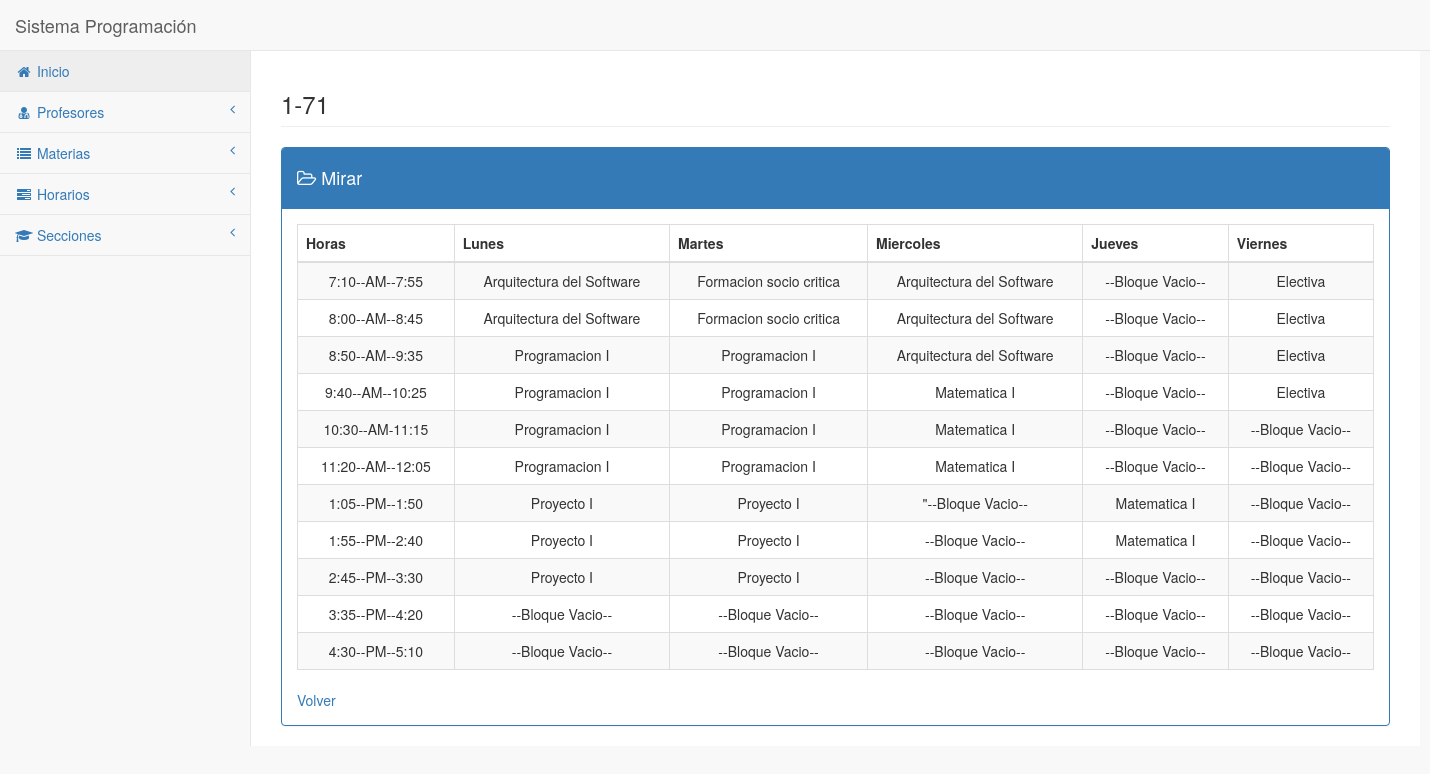
Screenshot of /HorarioDetailView/8/ with the database file from the repository.
### PNFI/models.py (models this page shows, shortened)
class Horarios(models.Model):
    Horaio_id = models.AutoField(primary_key=True)
    Cod_Horario = models.ForeignKey('Seccion', on_delete=models.CASCADE, related_name= 'Cod_Horario')
    B1_Lunes =  models.ForeignKey('Materia', on_delete=models.CASCADE, related_name='B1_Lunes', blank=True, null=True)
    B2_Lunes =  models.ForeignKey('Materia', on_delete=models.CASCADE, related_name='B2_Lunes', blank=True, null=True)
    B3_Lunes =  models.ForeignKey('Materia', on_delete=models.CASCADE, related_name='B3_Lunes', blank=True, null=True)
    B4_Lunes =  models.ForeignKey('Materia', on_delete=models.CASCADE, related_name='B4_Lunes', blank=True, null=True)
    B5_Lunes =  models.ForeignKey('Materia', on_delete=models.CASCADE, related_name='B5_Lunes', blank=True, null=True)
    B6_Lunes =  models.ForeignKey('Materia', on_delete=models.CASCADE, related_name='B6_Lunes', blank=True, null=True)
    B7_Lunes =  models.ForeignKey('Materia', on_delete=models.CASCADE, related_name='B7_Lunes', blank=True, null=True)
    B8_Lunes =  models.ForeignKey('Materia', on_delete=models.CASCADE, related_name='B8_Lunes', blank=True, null=True)
    B9_Lunes =  models.ForeignKey('Materia', on_delete=models.CASCADE, related_name='B9_Lunes', blank=True, null=True)
    B10_Lunes =  models.ForeignKey('Materia', on_delete=models.CASCADE, related_name='B10_Lunes', blank=True, null=True)
    B11_Lunes =  models.ForeignKey('Materia', on_delete=models.CASCADE, related_name='B11_Lunes', blank=True, null=True)
    B1_Martes =  models.ForeignKey('Materia', on_delete=models.CASCADE, related_name='B1_Martes', blank=True, null=True)
    B2_Martes =  models.ForeignKey('Materia', on_delete=models.CASCADE, related_name='B2_Martes', blank=True, null=True)
    B3_Martes =  models.ForeignKey('Materia', on_delete=models.CASCADE, related_name='B3_Martes', blank=True, null=True)
    B4_Martes =  models.ForeignKey('Materia', on_delete=models.CASCADE, related_name='B4_Martes', blank=True, null=True)
    B5_Martes =  models.ForeignKey('Materia', on_delete=models.CASCADE, related_name='B5_Martes', blank=True, null=True)
    B6_Martes =  models.ForeignKey('Materia', on_delete=models.CASCADE, related_name='B6_Martes', blank=True, null=True)
    B7_Martes =  models.ForeignKey('Materia', on_delete=models.CASCADE, related_name='B7_Martes', blank=True, null=True)
    B8_Martes =  models.ForeignKey('Materia', on_delete=models.CASCADE, related_name='B8_Martes', blank=True, null=True)
    B9_Martes =  models.ForeignKey('Materia', on_delete=models.CASCADE, related_name='B9_Martes', blank=True, null=True)
    B10_Martes =  models.ForeignKey('Materia', on_delete=models.CASCADE, related_name='B10_Martes', blank=True, null=True)
    B11_Martes =  models.ForeignKey('Materia', on_delete=models.CASCADE, related_name='B11_Martes', blank=True, null=True)
    B1_Miercoles =  models.ForeignKey('Materia', on_delete=models.CASCADE, related_name='B1_Miercoles', blank=True, null=True)
    B2_Miercoles =  models.ForeignKey('Materia', on_delete=models.CASCADE, related_name='B2_Miercoles', blank=True, null=True)
    B3_Miercoles =  models.ForeignKey('Materia', on_delete=models.CASCADE, related_name='B3_Miercoles', blank=True, null=True)
    B4_Miercoles =  models.ForeignKey('Materia', on_delete=models.CASCADE, related_name='B4_Miercoles', blank=True, null=True)
    B5_Miercoles =  models.ForeignKey('Materia', on_delete=models.CASCADE, related_name='B5_Miercoles', blank=True, null=True)
    B6_Miercoles =  models.ForeignKey('Materia', on_delete=models.CASCADE, related_name='B6_Miercoles', blank=True, null=True)
    B7_Miercoles =  models.ForeignKey('Materia', on_delete=models.CASCADE, related_name='B7_Miercoles', blank=True, null=True)
    B8_Miercoles =  models.ForeignKey('Materia', on_delete=models.CASCADE, related_name='B8_Miercoles', blank=True, null=True)
    B9_Miercoles =  models.ForeignKey('Materia', on_delete=models.CASCADE, related_name='B9_Miercoles', blank=True, null=True)
    B10_Miercoles =  models.ForeignKey('Materia', on_delete=models.CASCADE, related_name='B10_Miercoles', blank=True, null=True)
    B11_Miercoles =  models.ForeignKey('Materia', on_delete=models.CASCADE, related_name='B11_Miercoles', blank=True, null=True)
    B1_Jueves =  models.ForeignKey('Materia', on_delete=models.CASCADE, related_name='B1_Jueves', blank=True, null=True)
    B2_Jueves =  models.ForeignKey('Materia', on_delete=models.CASCADE, related_name='B2_Jueves', blank=True, null=True)
    B3_Jueves =  models.ForeignKey('Materia', on_delete=models.CASCADE, related_name='B3_Jueves', blank=True, null=True)
    B4_Jueves =  models.ForeignKey('Materia', on_delete=models.CASCADE, related_name='B4_Jueves', blank=True, null=True)
    B5_Jueves =  models.ForeignKey('Materia', on_delete=models.CASCADE, related_name='B5_Jueves', blank=True, null=True)
    B6_Jueves =  models.ForeignKey('Materia', on_delete=models.CASCADE, related_name='B6_Jueves', blank=True, null=True)
    B7_Jueves =  models.ForeignKey('Materia', on_delete=models.CASCADE, related_name='B7_Jueves', blank=True, null=True)
    B8_Jueves =  models.ForeignKey('Materia', on_delete=models.CASCADE, related_name='B8_Jueves', blank=True, null=True)
    B9_Jueves =  models.ForeignKey('Materia', on_delete=models.CASCADE, related_name='B9_Jueves', blank=True, null=True)
    B10_Jueves =  models.ForeignKey('Materia', on_delete=models.CASCADE, related_name='B10_Jueves', blank=True, null=True)
    B11_Jueves =  models.ForeignKey('Materia', on_delete=models.CASCADE, related_name='B11_Jueves', blank=True, null=True)
    B1_Viernes =  models.ForeignKey('Materia', on_delete=models.CASCADE, related_name='B1_Viernes', blank=True, null=True)
    B2_Viernes =  models.ForeignKey('Materia', on_delete=models.CASCADE, related_name='B2_Viernes', blank=True, null=True)
    B3_Viernes =  models.ForeignKey('Materia', on_delete=models.CASCADE, related_name='B3_Viernes', blank=True, null=True)
    B4_Viernes =  models.ForeignKey('Materia', on_delete=models.CASCADE, related_name='B4_Viernes', blank=True, null=True)
    B5_Viernes =  models.ForeignKey('Materia', on_delete=models.CASCADE, related_name='B5_Viernes', blank=True, null=True)
    B6_Viernes =  models.ForeignKey('Materia', on_delete=models.CASCADE, related_name='B6_Viernes', blank=True, null=True)
    B7_Viernes =  models.ForeignKey('Materia', on_delete=models.CASCADE, related_name='B7_Viernes', blank=True, null=True)
    B8_Viernes =  models.ForeignKey('Materia', on_delete=models.CASCADE, related_name='B8_Viernes', blank=True, null=True)
    B9_Viernes =  models.ForeignKey('Materia', on_delete=models.CASCADE, related_name='B9_Viernes', blank=True, null=True)
    B10_Viernes =  models.ForeignKey('Materia', on_delete=models.CASCADE, related_name='B10_Viernes', blank=True, null=True)
    B11_Viernes =  models.ForeignKey('Materia', on_delete=models.CASCADE, related_name='B11_Viernes', blank=True, null=True)

class Seccion(models.Model):
    Cod_Seccion = models.AutoField(primary_key=True)
    Nombre = models.CharField(max_length=20)
    def __str__(self):
        return self.Nombre

class Materia(models.Model):
    Cod_Materia = models.AutoField(primary_key=True)
    Nombre = models.CharField(max_length=50)
    def __str__(self):
        return self.Nombre

### PNFI/views.py (the view)
# urls.py: url(r'HorarioDetailView/(?P<pk>\d+)/$', HorarioDetailView.as_view(), name='HorarioDetailView'),
class HorarioDetailView(DetailView):
	model = Horarios
	form_class = RegModelFormHorario
	template_name = "html/horarios_detail.html"
	success_url = reverse_lazy('list_secciones')

### templates/html/horarios_detail.html (shortened to what this page needs)
{% extends 'html/layouts/default.html' %}
{% block content %}
<div class="row">
	<div class="col-lg-12">
		<h3 class="page-header">{{object.Cod_Horario}}</h3>
	</div>
</div>
<div class="row">
	<div class="col-lg-12">
		<div class="panel panel-primary">
			<div class="panel-heading">
				<h4><span class="fa fa-folder-open-o"></span> Mirar</h4>
			</div>
			<div class="panel-body">
				{% if object %}
				<form method="POST" action="">
				<table width="100%" class="table table-striped table-bordered table-hover" id="">
		<thead>
			<tr>
				<th>Horas</th>
				<th>Lunes</th>
				<th>Martes</th>
				<th>Miercoles</th>
				<th>Jueves</th>
				<th>Viernes</th>
			</tr>
		</thead>
		<tbody>
			<tr class="">
				<td align="center">7:10--AM--7:55</td>
				<td align="center">
					{{object.B1_Lunes}}
				</td>
				<td align="center">
					{{object.B1_Martes}}
				</td>
				<td align="center">
					{{object.B1_Miercoles}}
				</td>
				<td align="center">
					{{object.B1_Jueves}}
				</td>
				<td align="center">
					{{object.B1_Viernes}}
				</td>
			</tr>
			<tr class="">
					<td align="center">8:00--AM--8:45</td>
					<td align="center">
						{{object.B2_Lunes}}
					</td>
					<td align="center">
						{{object.B2_Martes}}
					</td>
					<td align="center">
						{{object.B2_Miercoles}}
					</td>
					<td align="center">
						{{object.B2_Jueves}}
					</td>
					<td align="center">
						{{object.B2_Viernes}}
					</td>
				</tr>
				<tr class="odd gradeX">
					<td align="center">8:50--AM--9:35</td>
					<td align="center">
						{{object.B3_Lunes}}
					</td>
					<td align="center">
						{{object.B3_Martes}}
					</td>
					<td align="center">
						{{object.B3_Miercoles}}
					</td>
					<td align="center">
						{{object.B3_Jueves}}
					</td>
					<td align="center">
						{{object.B3_Viernes}}
					</td>
				</tr>
				<tr class="odd gradeX">
					<td align="center">9:40--AM--10:25</td>
					<td align="center">
						{{object.B4_Lunes}}
					</td>
					<td align="center">
						{{object.B4_Martes}}
					</td>
					<td align="center">
						{{object.B4_Miercoles}}
					</td>
					<td align="center">
						{{object.B4_Jueves}}
					</td>
					<td align="center">
						{{object.B4_Viernes}}
					</td>
				</tr>
				<tr class="odd gradeX">
					<td align="center">10:30--AM-11:15</td>
					<td align="center">
						{{object.B5_Lunes}}
					</td>
					<td align="center">
						{{object.B5_Martes}}
					</td>
					<td align="center">
						{{object.B5_Miercoles}}
					</td>
					<td align="center">
						{{object.B5_Jueves}}
					</td>
					<td align="center">
						{{object.B5_Viernes}}
					</td>
				</tr>
				<tr class="odd gradeX">
					<td align="center">11:20--AM--12:05</td>
					<td align="center">
						{{object.B6_Lunes}}
					</td>
					<td align="center">
						{{object.B6_Martes}}
					</td>
					<td align="center">
						{{object.B6_Miercoles}}
					</td>
					<td align="center">
						{{object.B6_Jueves}}
					</td>
					<td align="center">
						{{object.B6_Viernes}}
					</td>
				</tr>
				<tr class="odd gradeX">
					<td align="center">1:05--PM--1:50</td>
					<td align="center">
						{{object.B7_Lunes}}
					</td>
					<td align="center">
						{{object.B7_Martes}}
					</td>
					<td align="center">
						"{{object.B7_Miercoles}}
					</td>
					<td align="center">
						{{object.B7_Jueves}}
					</td>
					<td align="center">
						{{object.B7_Viernes}}
					</td>
				</tr>
				<tr class="odd gradeX">
					<td align="center">1:55--PM--2:40</td>
					<td align="center">
						{{object.B8_Lunes}}
					</td>
					<td align="center">
						{{object.B8_Martes}}
					</td>
					<td align="center">
						{{object.B8_Miercoles}}
					</td>
					<td align="center">
						{{object.B8_Jueves}}
					</td>
					<td align="center">
						{{object.B8_Viernes}}
					</td>
				</tr>
				<tr class="odd gradeX">
					<td align="center">2:45--PM--3:30</td>
					<td align="center">
						{{object.B9_Lunes}}
					</td>
					<td align="center">
						{{object.B9_Martes}}
					</td>
					<td align="center">
						{{object.B9_Miercoles}}
					</td>
					<td align="center">
						{{object.B9_Jueves}}
					</td>
					<td align="center">
						{{object.B9_Viernes}}
					</td>
				</tr>
				<tr class="odd gradeX">
					<td align="center">3:35--PM--4:20</td>
					<td align="center">
						{{object.B10_Lunes}}
					</td>
					<td align="center">
						{{object.B10_Martes}}
					</td>
					<td align="center">
						{{object.B10_Miercoles}}
					</td>
					<td align="center">
						{{object.B10_Jueves}}
					</td>
					<td align="center">
						{{object.B10_Viernes}}
					</td>
				</tr>
				<tr class="odd gradeX">
					<td align="center">4:30--PM--5:10</td>
					<td align="center">
						{{object.B11_Lunes}}
					</td>
					<td align="center">
						{{object.B11_Martes}}
					</td>
					<td align="center">
						{{object.B11_Miercoles}}
					</td>
					<td align="center">
						{{object.B11_Jueves}}
					</td>
					<td align="center">
						{{object.B11_Viernes}}
					</td>
				</tr>
			{% else %}
			<p>No found</p>
			{% endif %}
       		</tbody>
                </table>
                <td><a href="/list_horarios">Volver</td>
            </div>
        </div>
    </div>
</div>
{% endblock %}

### rows the page displays
Horarios: Cod_Horario "1-71", B1_Lunes "Arquitectura del Software", B1_Martes "Formacion socio critica", B1_Miercoles "Arquitectura del Software", B1_Jueves "--Bloque Vacio--", B1_Viernes "Electiva", B2_Lunes "Arquitectura del Software", B2_Martes "Formacion socio critica", B2_Miercoles "Arquitectura del Software", B2_Jueves "--Bloque Vacio--", B2_Viernes "Electiva", B3_Lunes "Programacion I", B3_Martes "Programacion I", B3_Miercoles "Arquitectura del Software", B3_Jueves "--Bloque Vacio--", B3_Viernes "Electiva", B4_Lunes "Programacion I", B4_Martes "Programacion I", B4_Miercoles "Matematica I", B4_Jueves "--Bloque Vacio--", B4_Viernes "Electiva", B5_Lunes "Programacion I", B5_Martes "Programacion I", B5_Miercoles "Matematica I", B5_Jueves "--Bloque Vacio--", B5_Viernes "--Bloque Vacio--", B6_Lunes "Programacion I", B6_Martes "Programacion I", B6_Miercoles "Matematica I", B6_Jueves "--Bloque Vacio--", B6_Viernes "--Bloque Vacio--", B7_Lunes "Proyecto I", B7_Martes "Proyecto I", B7_Miercoles "--Bloque Vacio--", B7_Jueves "Matematica I", B7_Viernes "--Bloque Vacio--", B8_Lunes "Proyecto I", B8_Martes "Proyecto I", B8_Miercoles "--Bloque Vacio--", B8_Jueves "Matematica I", B8_Viernes "--Bloque Vacio--", B9_Lunes "Proyecto I", B9_Martes "Proyecto I", B9_Miercoles "--Bloque Vacio--", B9_Jueves "--Bloque Vacio--", B9_Viernes "--Bloque Vacio--", B10_Lunes "--Bloque Vacio--", B10_Martes "--Bloque Vacio--", B10_Miercoles "--Bloque Vacio--", B10_Jueves "--Bloque Vacio--", B10_Viernes "--Bloque Vacio--", B11_Lunes "--Bloque Vacio--", B11_Martes "--Bloque Vacio--", B11_Miercoles "--Bloque Vacio--", B11_Jueves "--Bloque Vacio--", B11_Viernes "--Bloque Vacio--"
